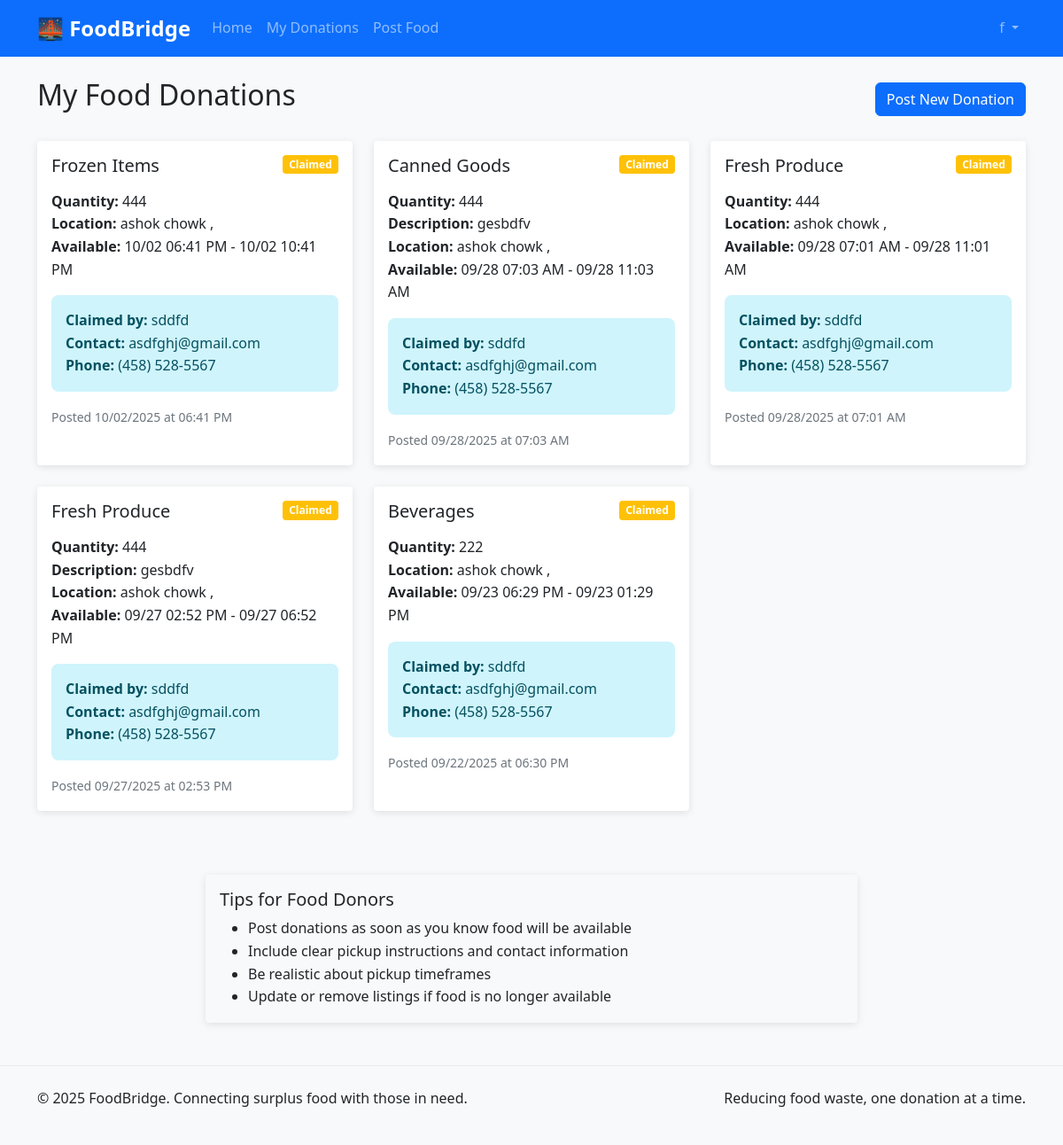
The page /donor/dashboard (signed in) on the database its author committed.
### app.py (models this page shows, shortened)
class User(UserMixin, db.Model):
    id = db.Column(db.Integer, primary_key=True)
    username = db.Column(db.String(80), unique=True, nullable=False)
    email = db.Column(db.String(120), unique=True, nullable=False)
    password_hash = db.Column(db.String(128))
    user_type = db.Column(db.String(20), nullable=False)  # 'donor', 'charity', 'admin'
    name = db.Column(db.String(100), nullable=False)
    phone = db.Column(db.String(20))
    address = db.Column(db.String(200))
    city = db.Column(db.String(50))
    state = db.Column(db.String(50))
    zip_code = db.Column(db.String(10))
    is_verified = db.Column(db.Boolean, default=False)
    created_at = db.Column(db.DateTime, default=datetime.utcnow)

class Donation(db.Model):
    id = db.Column(db.Integer, primary_key=True)
    donor_id = db.Column(db.Integer, db.ForeignKey('user.id'), nullable=False)
    food_type = db.Column(db.String(100), nullable=False)
    quantity = db.Column(db.String(50), nullable=False)
    description = db.Column(db.Text)
    pickup_location = db.Column(db.String(200), nullable=False)
    pickup_address = db.Column(db.String(200), nullable=False)
    pickup_city = db.Column(db.String(50), nullable=False)
    pickup_state = db.Column(db.String(50), nullable=False)
    pickup_zip = db.Column(db.String(10), nullable=False)
    available_from = db.Column(db.DateTime, nullable=False)
    available_until = db.Column(db.DateTime, nullable=False)
    contact_name = db.Column(db.String(100), nullable=False)
    contact_phone = db.Column(db.String(20), nullable=False)
    contact_email = db.Column(db.String(120))
    status = db.Column(db.String(20), default='available')  # 'available', 'claimed', 'completed'
    claimed_by = db.Column(db.Integer, db.ForeignKey('user.id'))
    claimed_at = db.Column(db.DateTime)
    created_at = db.Column(db.DateTime, default=datetime.utcnow)
    donor = db.relationship('User', foreign_keys=[donor_id], backref='donations')
    claimer = db.relationship('User', foreign_keys=[claimed_by])

### app.py (the view)
@app.route('/donor/dashboard')
@login_required
def donor_dashboard():
    if current_user.user_type != 'donor':
        flash('Access denied')
        return redirect(url_for('index'))
    donations = Donation.query.filter_by(donor_id=current_user.id).order_by(Donation.created_at.desc()).all()
    return render_template('donor_dashboard.html', donations=donations)

### app.py (called while the page is built)
@login_manager.user_loader
def load_user(user_id):
    return User.query.get(int(user_id))

### templates/donor_dashboard.html (shortened to what this page needs)
{% extends "base.html" %}
{% block content %}
<div class="d-flex justify-content-between align-items-center mb-4">
    <h2>My Food Donations</h2>
    <a href="{{ url_for('post_donation') }}" class="btn btn-primary">
         Post New Donation
    </a>
</div>
{% if donations %}
<div class="row">
    {% for donation in donations %}
    <div class="col-md-6 col-lg-4 mb-4">
        <div class="card h-100">
            <div class="card-body">
                <div class="d-flex justify-content-between align-items-start mb-2">
                    <h5 class="card-title">{{ donation.food_type }}</h5>
                    <span class="badge
                        {% if donation.status == 'available' %}bg-success
                        {% elif donation.status == 'claimed' %}bg-warning
                        {% else %}bg-secondary{% endif %}">
                        {{ donation.status|title }}
                    </span>
                </div>
                <p class="card-text">
                    <strong>Quantity:</strong> {{ donation.quantity }}<br>
                    {% if donation.description %}
                    <strong>Description:</strong> {{ donation.description }}<br>
                    {% endif %}
                    <strong>Location:</strong> {{ donation.pickup_location }}<br>
                    <strong>Available:</strong>
                    {{ donation.available_from.strftime('%m/%d %I:%M %p') }} -
                    {{ donation.available_until.strftime('%m/%d %I:%M %p') }}
                </p>
                {% if donation.status == 'claimed' and donation.claimer %}
                <div class="alert alert-info">
                    <strong>Claimed by:</strong> {{ donation.claimer.name }}<br>
                    <strong>Contact:</strong> {{ donation.claimer.email }}
                    {% if donation.claimer.phone %}
                    <br><strong>Phone:</strong> {{ donation.claimer.phone }}
                    {% endif %}
                </div>
                {% endif %}
                <small class="text-muted">
                    Posted {{ donation.created_at.strftime('%m/%d/%Y at %I:%M %p') }}
                </small>
            </div>
        </div>
    </div>
    {% endfor %}
</div>
{% endif %}
<div class="row mt-5">
    <div class="col-md-8 mx-auto">
        <div class="card bg-light">
            <div class="card-body">
                <h5 class="card-title">Tips for Food Donors</h5>
                <ul class="mb-0">
                    <li>Post donations as soon as you know food will be available</li>
                    <li>Include clear pickup instructions and contact information</li>
                    <li>Be realistic about pickup timeframes</li>
                    <li>Update or remove listings if food is no longer available</li>
                </ul>
            </div>
        </div>
    </div>
</div>
{% endblock %}

### templates/base.html (shortened to what this page needs)
<!DOCTYPE html>
<html lang="en">
<head>
    <link href="https://cdn.jsdelivr.net/npm/bootstrap@5.1.3/dist/css/bootstrap.min.css" rel="stylesheet">
    <link rel="stylesheet" href="{{ url_for('static', filename='css/style.css') }}">
</head>
<body>
    <nav class="navbar navbar-expand-lg navbar-dark bg-primary">
        <div class="container">
            <a class="navbar-brand" href="{{ url_for('index') }}">🌉 FoodBridge</a>
            <div class="collapse navbar-collapse" id="navbarNav">
                <ul class="navbar-nav me-auto">
                    <li class="nav-item">
                        <a class="nav-link" href="{{ url_for('index') }}">Home</a>
                    </li>
                    {% if current_user.is_authenticated %}
                        {% if current_user.user_type == 'donor' %}
                            <li class="nav-item">
                                <a class="nav-link" href="{{ url_for('donor_dashboard') }}">My Donations</a>
                            </li>
                            <li class="nav-item">
                                <a class="nav-link" href="{{ url_for('post_donation') }}">Post Food</a>
                            </li>
                        {% elif current_user.user_type == 'charity' %}
                            <li class="nav-item">
                                <a class="nav-link" href="{{ url_for('charity_dashboard') }}">Dashboard</a>
                            </li>
                        {% elif current_user.user_type == 'admin' %}
                            <li class="nav-item">
                                <a class="nav-link" href="{{ url_for('admin_dashboard') }}">Admin Panel</a>
                            </li>
                        {% endif %}
                    {% endif %}
                </ul>
                <ul class="navbar-nav">
                    {% if current_user.is_authenticated %}
                        <li class="nav-item dropdown">
                            <a class="nav-link dropdown-toggle" href="#" id="navbarDropdown" role="button" data-bs-toggle="dropdown">
                                {{ current_user.name }}
                            </a>
                        </li>
                    {% endif %}
                </ul>
            </div>
        </div>
    </nav>
    <main class="container mt-4">
        {% block content %}{% endblock %}
    </main>
    <footer class="bg-light mt-5 py-4">
        <div class="container">
            <div class="row">
                <div class="col-md-6">
                    <p>&copy; 2025 FoodBridge. Connecting surplus food with those in need.</p>
                </div>
                <div class="col-md-6 text-end">
                    <p>Reducing food waste, one donation at a time.</p>
                </div>
            </div>
        </div>
    </footer>
</body>
</html>

### static/css/style.css (style rules this page uses)
body { font-family: 'Segoe UI', Tahoma, Geneva, Verdana, sans-serif; line-height: 1.6; background-color: #f8f9fa; }
.navbar-brand { font-size: 1.5rem; font-weight: bold; }
.card { border: none; box-shadow: 0 2px 8px rgba(0, 0, 0, 0.1); transition: all 0.3s ease; }
.btn { border-radius: 6px; font-weight: 500; transition: all 0.2s ease; }
.badge { font-size: 0.75rem; padding: 0.4em 0.6em; }
.alert { border: none; border-radius: 8px; }
footer { background-color: #f8f9fa !important; border-top: 1px solid #e9ecef; margin-top: auto; }
.fade-in { animation: fadeIn 0.5s ease-in; }

### rows shown on the page
User: name "f"
Donation: food_type "Frozen Items", status "Claimed", quantity "444", pickup_location "ashok chowk ,", available_from "10/02 06:41 PM", available_until "10/02 10:41 PM", claimer.name "sddfd", claimer.email "asdfghj@gmail.com", claimer.phone "(458) 528-5567", created_at "10/02/2025 at 06:41 PM"
Donation: food_type "Canned Goods", status "Claimed", quantity "444", description "gesbdfv", pickup_location "ashok chowk ,", available_from "09/28 07:03 AM", available_until "09/28 11:03 AM", claimer.name "sddfd", claimer.email "asdfghj@gmail.com", claimer.phone "(458) 528-5567", created_at "09/28/2025 at 07:03 AM"
Donation: food_type "Fresh Produce", status "Claimed", quantity "444", pickup_location "ashok chowk ,", available_from "09/28 07:01 AM", available_until "09/28 11:01 AM", claimer.name "sddfd", claimer.email "asdfghj@gmail.com", claimer.phone "(458) 528-5567", created_at "09/28/2025 at 07:01 AM"
Donation: food_type "Fresh Produce", status "Claimed", quantity "444", description "gesbdfv", pickup_location "ashok chowk ,", available_from "09/27 02:52 PM", available_until "09/27 06:52 PM", claimer.name "sddfd", claimer.email "asdfghj@gmail.com", claimer.phone "(458) 528-5567", created_at "09/27/2025 at 02:53 PM"
Donation: food_type "Beverages", status "Claimed", quantity "222", pickup_location "ashok chowk ,", available_from "09/23 06:29 PM", available_until "09/23 01:29 PM", claimer.name "sddfd", claimer.email "asdfghj@gmail.com", claimer.phone "(458) 528-5567", created_at "09/22/2025 at 06:30 PM"
